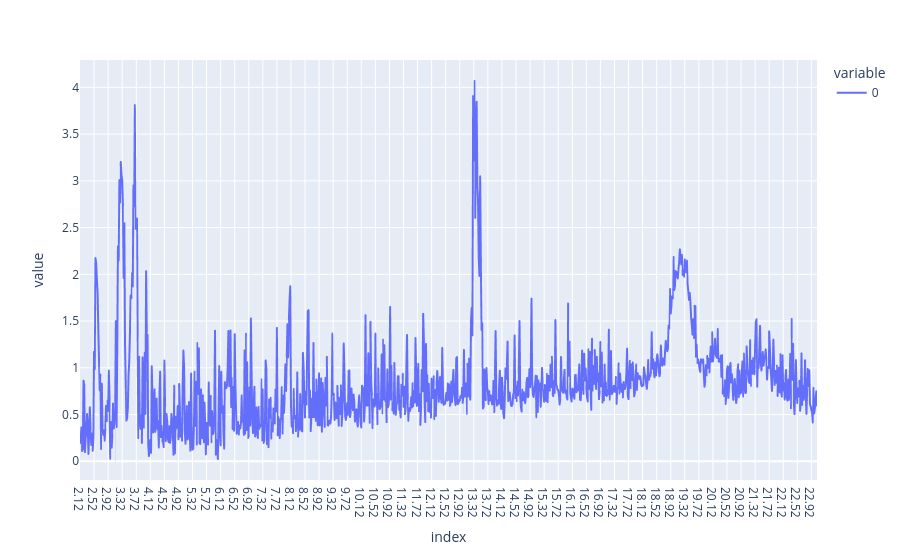

Notebook code for this chart:
### Code cell
# PLS-DA with optimized latent variables
from modeling import pls_optimized

plsda_results = pls_optimized(
    Xcalclass_prep, 
    ycalclass,
    LVmax=2,
    Xpred=Xpredclass_prep,
    ypred=ypredclass,
    aim='classification',
    cv=10
)

# Convenience references used later
pls_model = plsda_results[3]               # fitted PLS model
vip_scores_mat = plsda_results[4]          # VIP scores matrix (features × LV)
y_pred_cont = plsda_results[5].iloc[:, -1] # continuous predictions for Xcalclass (used for MI/Cov)

# plotando o vip scores rapidamente
vip_scores_mat.T.plot()
#plsda_results[0]

### Figure 1 — Plotly figure (JSON) as saved in the notebook; plotly's stock layout.template omitted (floating-point values rounded to 4 significant figures; data arrays with more than 128 entries replaced by an {"elided": "..."} marker saying what was removed)
{"data": [{"hovertemplate": "variable=0<br>index=%{x}<br>value=%{y}<extra></extra>", "legendgroup": "0", "line": {"color": "#636efa", "dash": "solid"}, "marker": {"symbol": "circle"}, "mode": "lines", "name": "0", "showlegend": true, "type": "scattergl", "x": {"elided": "1049 str values"}, "xaxis": "x", "y": {"elided": "1049 float values"}, "yaxis": "y"}], "layout": {"legend": {"title": {"text": "variable"}, "tracegroupgap": 0}, "margin": {"t": 60}, "xaxis": {"anchor": "y", "domain": [0, 1], "title": {"text": "index"}}, "yaxis": {"anchor": "x", "domain": [0, 1], "title": {"text": "value"}}}}
